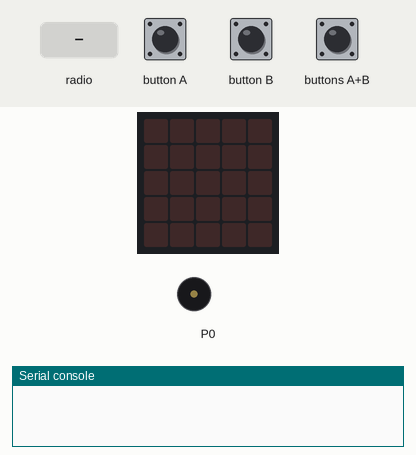
This program was run on a simulated BBC micro:bit running MicroPython. Shown: the board's 5×5 LED display, buzzer (waves = sounding), the last lines printed to the serial console. The test bench sets the inputs (shaded band). No radio messages arrive unless stated (any console line starting 'radio sent:' is added by the test bench).

Above: at 1.2 s.
1.3 s: buttons A+B pressed for 3.2 s
At 5.1 s:
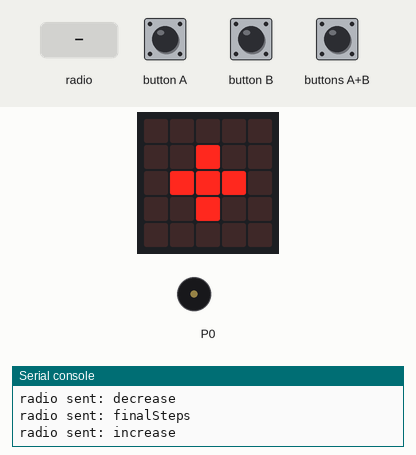
6.0 s: radio message "player1_shot" arrives
At 7.2 s:
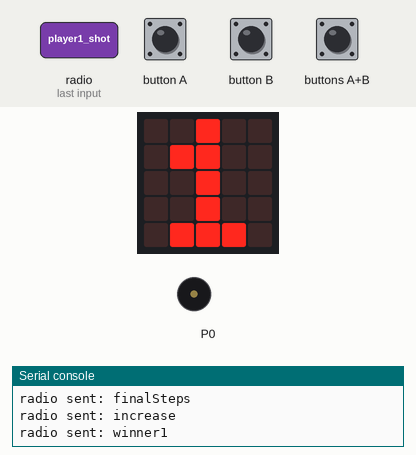
7.5 s: radio message "step" arrives
At 8.5 s:
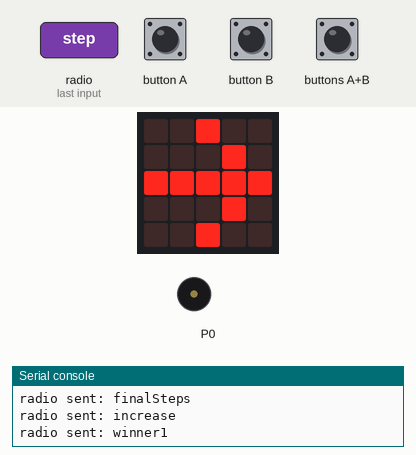
9.0 s: radio message "takenSteps" arrives
At 9.6 s:
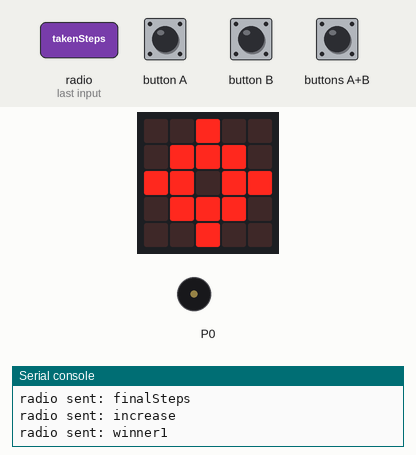
10.5 s: button A pressed for 1 s
At 12.4 s:
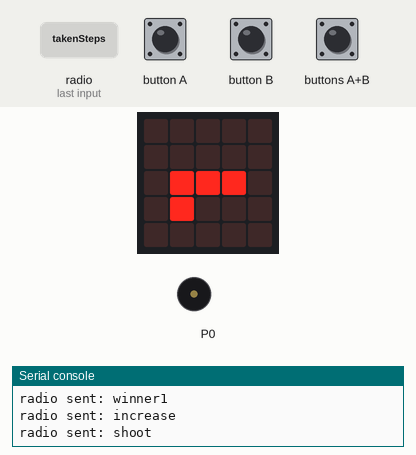
13.0 s: button A pressed for 3.2 s
At 13.24 s:
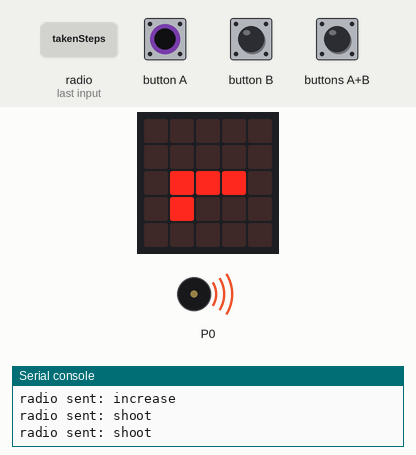
Timing chart, 0 to 18.0 s (numbered marks = the images above; inputs shaded):
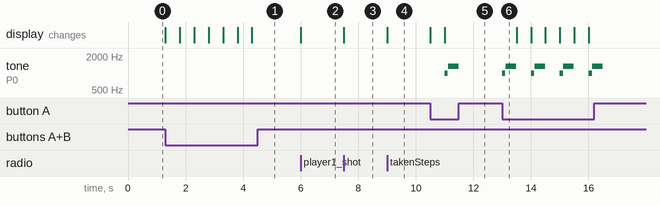

Measured:
- after the input at 1.3 s, the display: changes at once (image 1)
- after the input at 6.0 s, the display: changes at once (image 2)
- after the input at 7.5 s, the display: changes at once (image 3)
- after the input at 9.0 s, the display: changes at once (image 4)
- after the input at 10.5 s, tone on P0: silent → 988 Hz after 0.50 s, → silent 0.12 s later, → 1319 Hz 0.01 s later, → silent 0.36 s later; the display: first changes at once (image 5 shows a later state)
- after the input at 13.0 s, tone on P0: silent → 988 Hz at once, then repeats every 1.0 s: silent 0.01 s, 1319 Hz 0.36 s, silent 0.51 s, 988 Hz 0.12 s, until it stays silent from 16.5 s

The program:

Microbit_3__Main_Controller__Assessment_Task_WANAGO_-main.py
```python
# Imports go at the top
from microbit import *
import radio
import music

radio.on()
radio.config(channel=7)
message_received = False
disabled = False
winner = None

def increase_function():
    if button_a.is_pressed():
        disabled = False
        radio.send('increase')
        display.show(Image('00000:'
                           '00900:'
                           '09990:'
                           '00900:'
                           '00000'))
        sleep(500)

def decrease_function():
    if button_b.is_pressed():
        disabled = False
        radio.send('decrease')
        display.show(Image('00000:'
                           '00000:'
                           '09990:'
                           '00000:'
                           '00000'))
        sleep(500)

def confirm_function():
    if button_a.is_pressed() and button_b.is_pressed():
        radio.send('finalSteps')
        display.show(Image('00000:'
                           '00009:'
                           '09090:'
                           '00900:'
                           '00000'))
        sleep(500)

while True:
    receivedMsg = radio.receive()
    #for amount of steps players need to take

    increase_function()
    decrease_function()
    confirm_function()


    if receivedMsg == 'step':
        display.show(Image.ARROW_E)

    #when the player takes that much steps
    if receivedMsg == 'takenSteps':
        display.show(Image.TARGET)
        sleep(500)
        message_received = True
        disabled = True


    if button_a.is_pressed():
        if message_received == True:
            if disabled == True:
                radio.send('shoot')
                display.show(Image('00000:'
                                  '00000:'
                                  '09990:'
                                  '09000:'
                                  '00000'))
                music.play(music.BA_DING)
                music.stop()

    if receivedMsg == 'player1_shot':
        display.show('1')
        sleep(100)
        radio.send('winner1')

    if receivedMsg == 'player2_shot':
        display.show('2')
        sleep(100)
        radio.send('winner2')

            
```
